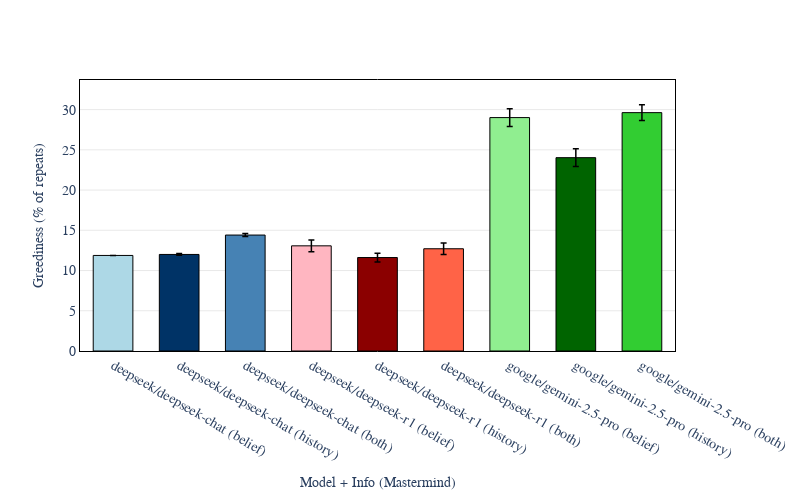

Notebook source saved alongside this figure:
### Code cell
fig.show()

### Figure 1 — Plotly figure (JSON) as saved in the notebook; plotly's stock layout.template omitted (floating-point values rounded to 4 significant figures)
{"data": [{"error_y": {"array": [0, 0.1019, 0.1793, 0.7263, 0.5408, 0.7128, 1.106, 1.111, 0.9933], "color": "black", "thickness": 1.5, "type": "data", "visible": true, "width": 3}, "marker": {"color": ["#ADD8E6", "#003366", "#4682B4", "#FFB6C1", "#8B0000", "#FF6347", "#90EE90", "#006400", "#32CD32"], "line": {"color": "black", "width": 1}}, "type": "bar", "width": 0.6, "x": ["deepseek/deepseek-chat (belief)", "deepseek/deepseek-chat (history)", "deepseek/deepseek-chat (both)", "deepseek/deepseek-r1 (belief)", "deepseek/deepseek-r1 (history)", "deepseek/deepseek-r1 (both)", "google/gemini-2.5-pro (belief)", "google/gemini-2.5-pro (history)", "google/gemini-2.5-pro (both)"], "y": [11.87, 12.0, 14.41, 13.07, 11.61, 12.71, 29.01, 24.03, 29.63]}], "layout": {"font": {"family": "Computer Modern, serif"}, "height": 500, "margin": {"b": 80, "l": 80, "r": 50, "t": 80}, "paper_bgcolor": "white", "plot_bgcolor": "white", "title": {"font": {"family": "Computer Modern, serif", "size": 16}, "text": "", "x": 0.5}, "width": 800, "xaxis": {"linecolor": "black", "linewidth": 1, "mirror": true, "showgrid": false, "showline": true, "tickfont": {"family": "Computer Modern, serif", "size": 14}, "title": {"font": {"family": "Computer Modern, serif", "size": 14}, "text": "Model + Info (Mastermind)"}}, "yaxis": {"gridcolor": "lightgray", "gridwidth": 0.5, "linecolor": "black", "linewidth": 1, "mirror": true, "range": [0, 33.68], "showgrid": true, "showline": true, "tickfont": {"family": "Computer Modern, serif", "size": 14}, "title": {"font": {"family": "Computer Modern, serif", "size": 14}, "text": "Greediness (% of repeats)"}}}}
